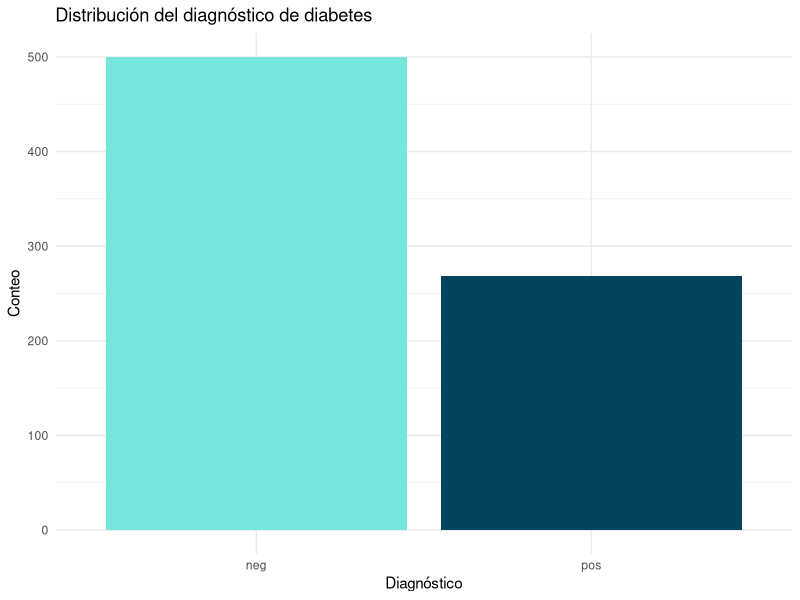
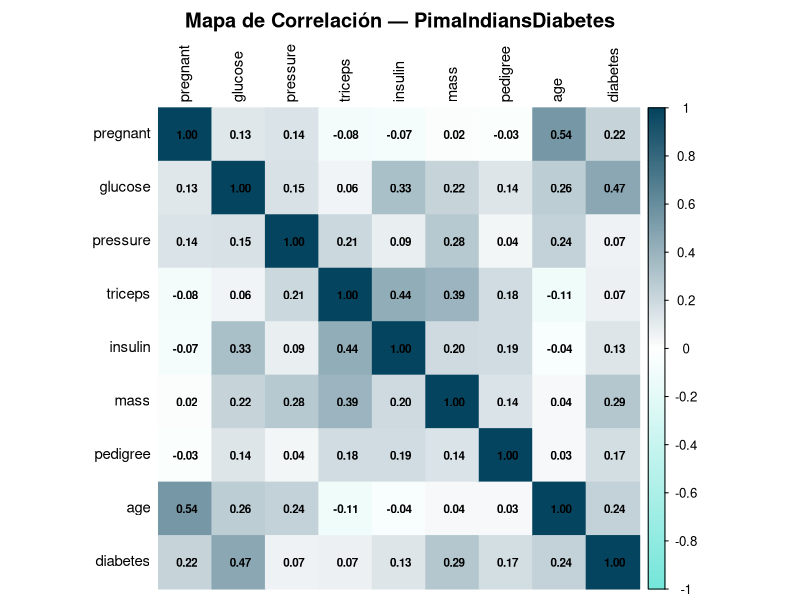
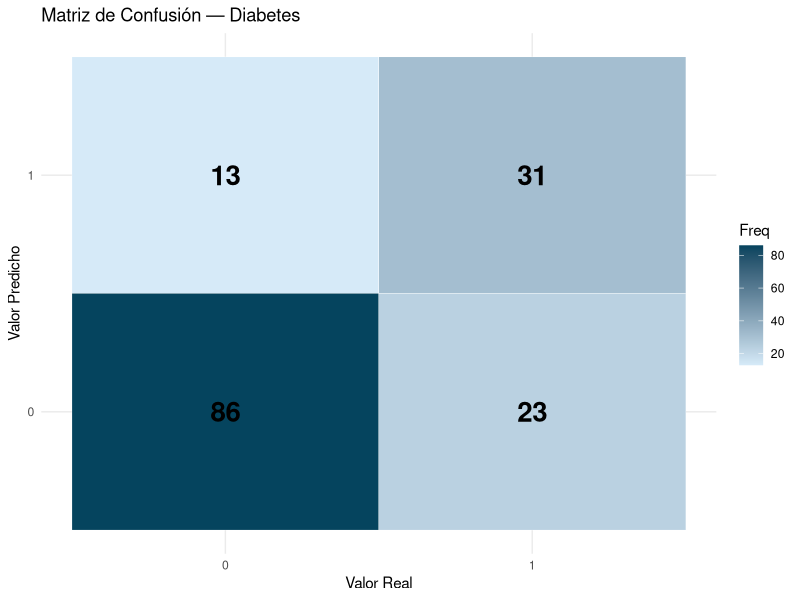
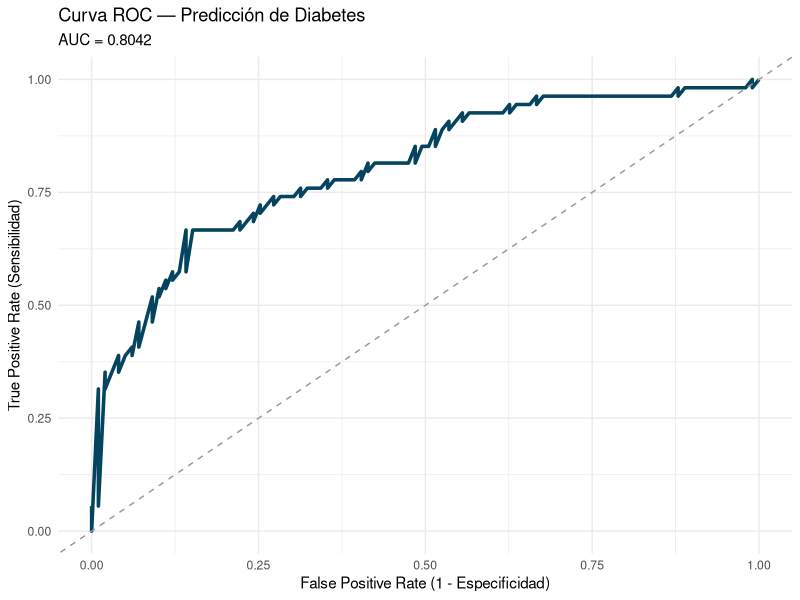

The R script that drew these images, in order:
## ---- chunk 1
knitr::opts_chunk$set(echo = TRUE, warning = FALSE, message = FALSE)
## ---- chunk 2
library(mlbench)
library(ggplot2)
library(dplyr)
library(corrplot)
library(caret)
library(pROC)
library(glmnet)
## ---- chunk 3
# Carga el dataset
data("PimaIndiansDiabetes", package = "mlbench")

# Asigna el dataset a un objeto llamado df
df <- PimaIndiansDiabetes

# Muestra las primeras 6 filas
head(df, 6)

# Estructura general
str(df)
cat("Filas:   ", nrow(df), "\n")
cat("Columnas:", ncol(df), "\n")
## ---- chunk 4
summary(df)
## ---- chunk 5
ggplot(df, aes(x = diabetes, fill = diabetes)) +
  geom_bar() +
  scale_fill_manual(values = c("neg" = "#75E6DA", "pos" = "#05445E")) +
  labs(
    title = "Distribución del diagnóstico de diabetes",
    x     = "Diagnóstico",
    y     = "Conteo"
  ) +
  theme_minimal() +
  theme(legend.position = "none")
## ---- chunk 6
df |>
  count(diabetes) |>
  mutate(pct = round(n / sum(n) * 100, 1))
## ---- chunk 7
# La variable diabetes es un factor ("pos"/"neg")
# Conviértela a numérica: pos = 1, neg = 0
df$diabetes <- ifelse(df$diabetes == "pos", 1L, 0L)

# Calcula la matriz de correlación
corr <- cor(df)
## ---- chunk 8
corrplot(corr, method = "color", type = "full",
         col = rev(colorRampPalette(c("#05445E", "white", "#75E6DA"))(200)),
         addCoef.col = "black", number.cex = 0.7,
         tl.cex = 0.9, tl.col = "black",
         title = "Mapa de Correlación — PimaIndiansDiabetes", mar = c(0,0,2,0))
## ---- chunk 9
sort(abs(corr["diabetes", -which(colnames(corr) == "diabetes")]), decreasing = TRUE)[1:3]
## ---- chunk 10
# Obtén la correlación absoluta de cada variable con "diabetes"
cor_target <- abs(corr["diabetes", ])

# Filtra las variables con correlación mayor a 0.1
relevant_features <- names(cor_target[cor_target > 0.1])

# Elimina "diabetes" de la lista de features
relevant_features <- relevant_features[relevant_features != "diabetes"]

# Imprime los features seleccionados
print(relevant_features)
## ---- chunk 11
relevant_features_02 <- names(cor_target[cor_target > 0.2])
relevant_features_02 <- relevant_features_02[relevant_features_02 != "diabetes"]

cat("Con umbral 0.1:", length(relevant_features), "variables ->", 
    paste(relevant_features, collapse = ", "), "\n")
cat("Con umbral 0.2:", length(relevant_features_02), "variables ->", 
    paste(relevant_features_02, collapse = ", "), "\n")
## ---- chunk 12
X <- df[, relevant_features]
y <- df$diabetes
## ---- chunk 13
set.seed(42)

# Divide en 80% train y 20% test usando createDataPartition
train_index <- createDataPartition(y, p = 0.8, list = FALSE)

X_train <- X[train_index, ]
X_test  <- X[-train_index, ]
y_train <- y[train_index]
y_test  <- y[-train_index]

# Verifica las dimensiones de cada conjunto
cat("Train:", nrow(X_train), "filas\n")
cat("Test: ", nrow(X_test),  "filas\n")
## ---- chunk 14
# Crea el escalador ajustado SOLO sobre X_train
scaler <- preProcess(X_train, method = c("center", "scale"))

# Transforma tanto X_train como X_test
X_train <- predict(scaler, X_train)
X_test  <- predict(scaler, X_test)
## ---- chunk 15
# Entrena el modelo con regularización Ridge (alpha = 0)
model <- glmnet(x      = as.matrix(X_train),
                y      = y_train,
                family = "binomial",
                alpha  = 0,
                lambda = 0.01)

# Muestra los coeficientes
coef(model)
## ---- chunk 16
# Genera las probabilidades predichas sobre el conjunto de prueba
probs <- predict(model, newx = as.matrix(X_test), type = "response")

# Convierte probabilidades a clases binarias con umbral 0.5
predictions <- ifelse(probs >= 0.5, 1L, 0L)
## ---- chunk 17
cm <- confusionMatrix(factor(predictions), factor(y_test), positive = "1")

print("Matriz de Confusión:")
print(cm$table)
## ---- chunk 18
cm_df <- as.data.frame(cm$table)
colnames(cm_df) <- c("Predicho", "Real", "Freq")

ggplot(cm_df, aes(x = Real, y = Predicho, fill = Freq)) +
  geom_tile(color = "white") +
  geom_text(aes(label = Freq), size = 7, fontface = "bold") +
  scale_fill_gradient(low = "#D6EAF8", high = "#05445E") +
  labs(title = "Matriz de Confusión — Diabetes",
       x = "Valor Real", y = "Valor Predicho") +
  theme_minimal()
## ---- chunk 19
accuracy <- cm$overall["Accuracy"]
report   <- cm$byClass

cat(sprintf("Accuracy del modelo: %.4f\n", accuracy))
cat("\nReporte de Clasificación:\n")
print(report)
## ---- chunk 20
roc_obj <- roc(y_test, as.vector(probs), quiet = TRUE)
roc_auc <- auc(roc_obj)
cat(sprintf("ROC-AUC: %.4f\n", roc_auc))
## ---- chunk 21
roc_df <- data.frame(
  fpr = 1 - roc_obj$specificities,
  tpr = roc_obj$sensitivities
)

ggplot(roc_df, aes(x = fpr, y = tpr)) +
  geom_line(color = "#05445E", linewidth = 1.2) +
  geom_abline(linetype = "dashed", color = "gray60") +
  labs(
    title    = "Curva ROC — Predicción de Diabetes",
    subtitle = sprintf("AUC = %.4f", roc_auc),
    x        = "False Positive Rate (1 - Especificidad)",
    y        = "True Positive Rate (Sensibilidad)"
  ) +
  theme_minimal()
